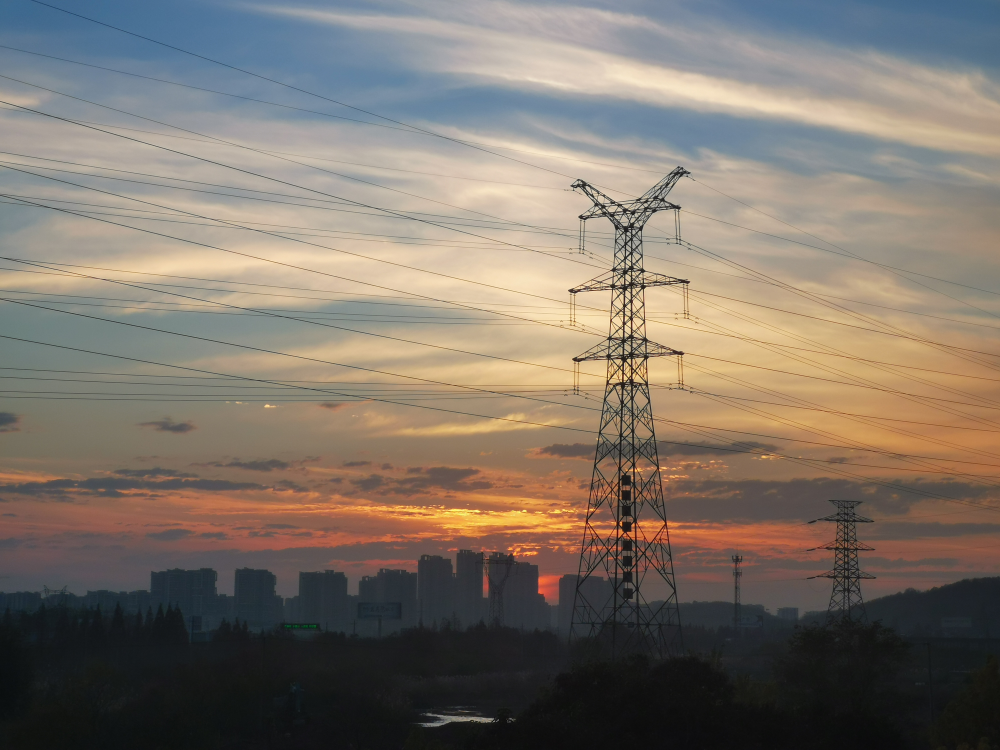
%> input picture IMG_20231208_165218.jpg, 4000 x 3000 px (shown at 1/4 size)
$ octave exp12.m   (GNU Octave 9; MATLAB toolbox functions it lacks are replaced by stand-ins)
%> lines starting %> are read from the running program, lines starting %| are printed output that depends on the picture
%% 实验十二 灰度窗口变换
% 作者：[您的姓名]
% 日期：[实验日期]
% 实验目的：理解灰度窗口变换的工作原理和方法

clear;
close all;
clc;

%% 1. 读取图像并转换为灰度图像

% 读取图像
I = imread("D:\University Work And Life\Detection & Identifying Technology\IMG_20231208_165218.jpg");

% 如果图像是彩色的，转换为灰度图像
if size(I, 3) == 3
    I_gray = rgb2gray(I);
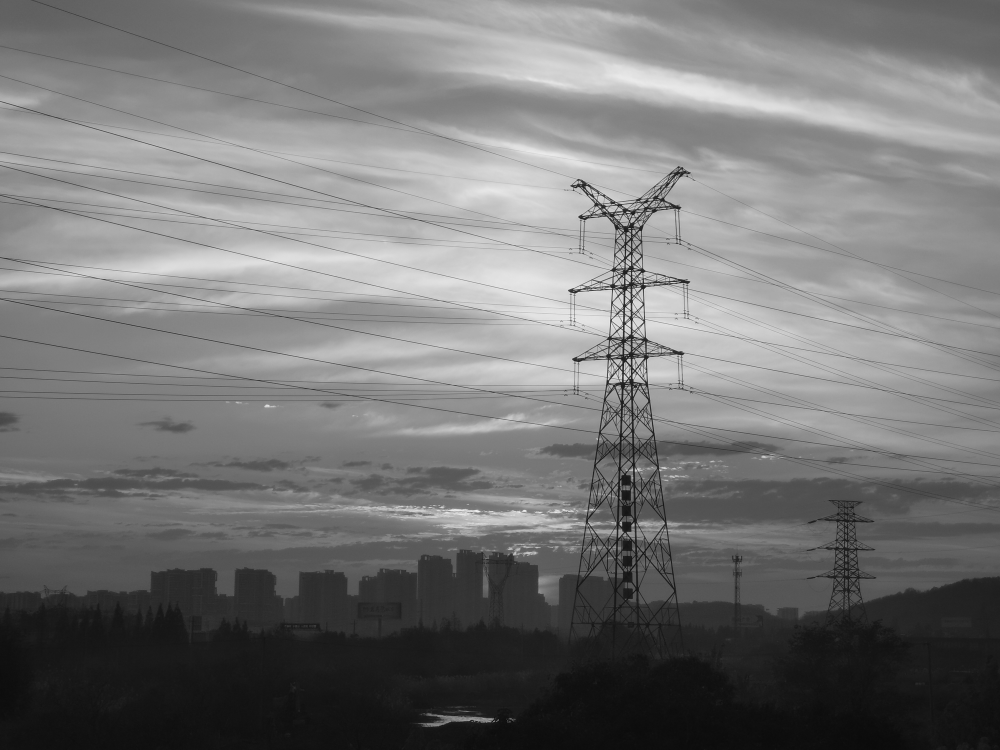
%> I_gray: size 3000x4000 uint8 (shown at 1/4 size); min 0, max 249, mean 118
else
    I_gray = I;
end

% 将图像转换为double类型以便处理
I_double = double(I_gray);

% 获取图像尺寸和灰度范围
[rows, cols] = size(I_gray);
%> rows = 3000; cols = 4000
gray_min = min(I_gray(:));
%> gray_min = 0
gray_max = max(I_gray(:));
%> gray_max = 249

fprintf('========== 灰度窗口变换实验 ==========\n');
fprintf('图像信息:\n');
fprintf('  图像大小: %d×%d\n', rows, cols);
%|   图像大小: 3000×4000
fprintf('  灰度范围: [%d, %d]\n', gray_min, gray_max);
%|   灰度范围: [0, 249]
fprintf('  平均灰度: %.2f\n', mean(I_gray(:)));
%|   平均灰度: 117.96

%% 2. 显示原始图像和灰度直方图
figure('Name', '灰度窗口变换实验', 'NumberTitle', 'off', 'Position', [100, 100, 1200, 800]);

% 显示原始图像
subplot(3, 4, 1);
imshow(I_gray);
title('原始灰度图像');
xlabel(sprintf('灰度范围: [%d, %d]', gray_min, gray_max));

% 显示原始灰度直方图
subplot(3, 4, 5);
histogram(I_gray, 0:255);
title('原始灰度直方图');
xlabel('灰度值');
ylabel('像素数量');
grid on;
hold on;


%% 4. 设置不同的窗口参数进行实验
% 定义多组窗口参数进行实验
window_params = [
    50, 150;    % 中等宽度窗口
    100, 150;   % 窄窗口
    80, 200;    % 较宽窗口
    30, 100;    % 低灰度窗口
    150, 220;   % 高灰度窗口
    120, 180;   % 中间灰度窗口
];

% 对每组参数进行窗口变换并显示结果
for k = 1:size(window_params, 1)
    L = window_params(k, 1);
    U = window_params(k, 2);

    % 应用窗口变换
%> the run ends on the next line
    I_window = window_transform(I_gray, L, U);
% [281 lines not run here, left out]
function output_img = window_transform(input_img, L, U)
    % 灰度窗口变换
    % 输入：
    %   input_img - 输入灰度图像矩阵
    %   L - 窗口下限
    %   U - 窗口上限
    % 输出：
    %   output_img - 变换后的图像

    % 初始化输出图像
    output_img = zeros(size(input_img), 'uint8');

    % 应用窗口变换规则
    % f(x) = 0;    x < L
    % f(x) = x;    L ≤ x ≤ U
    % f(x) = 255;  x > U

    for i = 1:size(input_img, 1)
        for j = 1:size(input_img, 2)
            pixel_value = input_img(i, j);

            if pixel_value < L
                output_img(i, j) = 0;
            elseif pixel_value > U
                output_img(i, j) = 255;
            else
                output_img(i, j) = pixel_value;
            end
        end
    end
end
